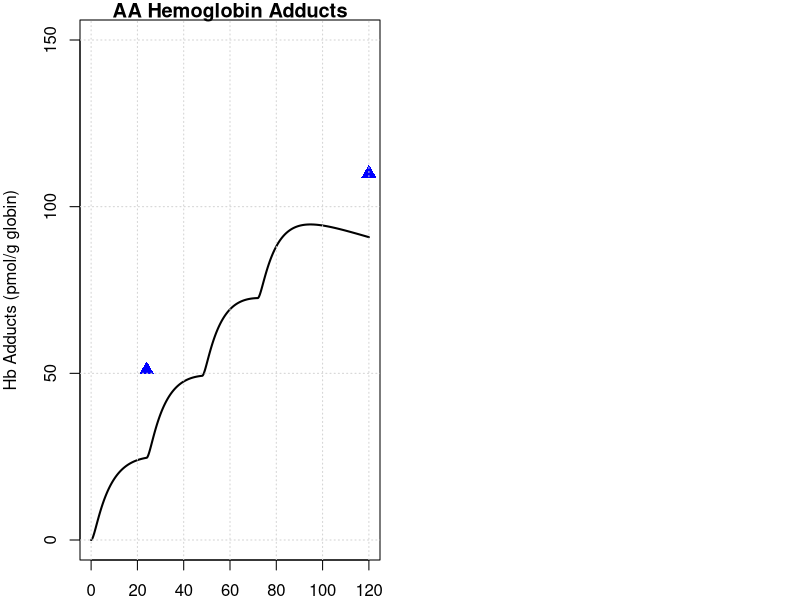

Here is the R script that generated this plot: (Note: this script raises an error after producing the figure.)
library(deSolve)
library(minpack.lm)
graphics.off()

# body weight in kg
BW = 70 
# fractions of BW
##https://journals.sagepub.com/doi/pdf/10.1177/ANIB_32_3-4
F_B = 0.079 
F_B_AB = 0.35 #fraction: arterial blood of blood volume

F_B_VB = 0.65 #fraction: venous blood of blood volume
F_Li = 0.026
F_Ki = 0.0044
F_T = 1-(F_B+F_Li+F_Ki)
# organ volumes in L
V_AB <- BW*F_B*F_B_AB 
V_VB <- BW*F_B*F_B_VB 

V_T <- BW*F_T
V_Ki <- BW*F_Ki
V_Li <- BW*F_Li

#mixed venous delay compartment volume
V_mix <- V_VB

# cardiac output in L/(kg*h)
##https://journals.sagepub.com/doi/pdf/10.1177/ANIB_32_3-4
QCC = 16        #12.5 # maybe 14 or 6.5 check?
Q_C = QCC*BW^0.75
#FQ_P = 2.5/100 Trine: We don't have a lung compartment in this model
FQ_Li = 0.255
FQ_Ki = 0.19 #total - there is also an aterial flow rate 
FQ_T = 1 -( FQ_Li + FQ_Ki) # +FQ_P) Trine: We don't have a lung compartment in this model
Q_Li <- Q_C*FQ_Li
Q_Ki <- Q_C*FQ_Ki
Q_T <- Q_C*FQ_T

MW_aa = 71   # mg/mmol
MW_ga = 87   # mg/mmol
MW_GSH = 307.32 # mg/mmol
k_0_GSH = 7   # from Sweeney paper.
MW_GSH = 307.32     # mg/mmol

# partition coefficient 
pAA_TB = .2        # Tissue::blood partition AA, Sweeney et al (2010) paper
pAA_KiB = 0.8      # Kidney::blood partition AA, Sweeney et al (2010) paper
pAA_LiB = 0.4      # liver::blood partition AA, Sweeney et al (2010) paper
# Maybe we said it earlier and these parameters are not sensitive to the model, but from which paper did you get the values of these partition coefs., 
# in the paper of Sweeney and of Li are different pAA_LiB = 0.4 and pAA_KiB = 0.8.

# reaction rate constants 
k_AAuptake = 1 #1/h

k_onAA_T = 0.028  #1/h     # we took it from Sweenney
k_onAA_B = 0.003 #0.036  #1/h # 0.036 h⁻¹ corresponds to tissue binding (KPBS1)in Sweeney, not blood
k_onAA_Li = 0.71 #1/h
k_onAA_Ki = 0.13 #1/h

# from 0.23 to 0.35
k_cl_GSH = 0.035   # 1/h   #  Reed et al. 2008 'A mathematical model of glutathione metabolism'
# doi:10.1186/1742-4682-5-8

# k_onAA_GSH = 0.55 # L/(mmol h)
# check, we do not use it any more.
k_exc_AAMA = 0.049  ## ##MK Furh et al. report on Elimination half-life of AAMA as ~17.4 h, then k_exc_AAMA=0.0398 h-1#
# 'Toxicokinetics of acrylamide in humans after ingestion of a defined dose in a test meal to improve risk assessment for acrylamide carcinogenicity'
# DOI: 10.1158/1055-9965.EPI-05-0647
# 0.049 #1/h or 0.13 # this will change the shape

# Maximum velocity for enzymatic reaction 
V_max_p450 = 0.5 * BW^0.7 #9 /MW_aa*BW^0.7  # mg/h  from Sweenney paper, checked!
# maximum rate of GA and AA conjugation with GSH (mg/(h BW^0.7))
Vmax_AA_GSH <- 22 * BW^0.7 #24*BW^0.7 # from the Sweeny  fitted   mg/h

# +++++++++++++++++++++++++++++++++++++++++++++++++++++++++++++++++
# PARAMETERS FOR GA
# +++++++++++++++++++++++++++++++++++++++++++++++++++++++++++++++++
# partition coefficient
pGA_TB = 1.35 # Have been calculated from the Doerge et al 2005 paper on TK in mice
pGA_LiB = 0.63 # Have been calculated from the Doerge et al 2005 paper on TK in mice
pGA_KiB = .3

#k_onGA_GSH = 0.8 #L/(mmol h)
k_onGA_T = 0.69        #1/h
k_onGA_B = 0.108       #1/h
k_onGA_Ki = k_onAA_T/2 #1/h
k_onGA_Li = 0.115      #1/h

k_exc_GAMA = 0.027   ##MK Furh et al. report on Elimination half-life of GAMA: ~25.1 hours, then k_exc_GAMA = 0.0276 h-1##  
# 0.077 #1/h  # or 0.027 # from sweeney # 
k_exc_GAOH = 0.077     # 1/h  # from sweeney
# (removed as no longer used) k_exc_GA <- .4         # 1/h Q_Ki*0.025

# Maximum velocity for enzymatic reaction 
V_max_EH = 20 *BW^0.7  
KM_p450 = 10.0
KM_EH = 100.0
# maximum rate of GA and AA conjugation with GSH (mg/(h BW^0.7))
Vmax_GA_GSH <- 20*BW^0.7 # from the Sweeny ( Vmax_GC2 )  fitted   mg/h

KMG1 = 100  # In Sweeney: KMG1 = 100 mg/L (human)  #50  #!Km with respect to AA for GSH conjugation mg/L (from Sweeny code) 
# Trine: This should be mg. Delete the term MW_aa
# Sweeney has this parameter for rats ans 100 mg/L why did you use this number and why divived by MW??

KMGG <- 0.1 * MW_GSH # In Sweeney: KMGG = 0.1 mM # .1/MW_GSH        # !KM with respect to GSH for AA or GA conjugation with GSH mmol/L. Trine: should be mg/L
####and that this is 307 mg/L #This comment is wrong ignore
KMG2 = 100  #!Km with respect to GA for GSH conjugation mM. Trine: This should be mg. Delete the term MW_aa
# The same comment as for KMG1

# from the code, not from paper
KPT_Li = 0.015    # !'protein turnover rate in liver'# this is confimred in the exp. values of Sweeney
KPT_Ki = 0.013    # !'protein turnover rate in kidney'# 1/h this is 0.012 in Sweeney, I guess its not much of difference
#KPTR   = 1        # !'protein turnover rate in rpt'# this is 0.012 in Li et.al
KPTS   = 0.0039   # !'protein turnover rate in spt'# and this they have it 0.0051 Sweeney and Li 0.0012 refering to Sweeney
KPTRB  = 0.00035  # (correct by Maria)    # !'protein turnover rate in rbc'# how did we get that?
KPTPL  = 0.012    # !'protein turnover rate in plasma'# Sweeney has 0.012 for this value

kpb_Li = 0.1    #!protein binding in liver
kpbk_ki = 0.08   #!protein binding in kidney
kpbr1 = 0.08  # !protein binding in rpt
kpbs1 = 0.08   #!protein binding in spt
kpbrb1 = 0.01 # !protein binding in rbc (hemoglobin binding)
kpbpl1 = 0.01   #!protein binding in plasma 
reactratio = 2.0  #!reactivity ratio with protein, AA/GA
kpb_Li_2 = kpb_Li/reactratio    #!protein binding in liver
kpbk2 = kpbk_ki/reactratio    #!protein binding in kidney
kpbr2 = kpbr1/reactratio    #!protein binding in rpt
kpbs2 = kpbs1/reactratio    #!protein binding in spt
kpbrb2 = kpbrb1/reactratio  #!protein binding in rbc (hemoglobin binding)
kpbpl2 = kpbpl1/reactratio  #!protein binding in plasma 

# +++++++++++++++++++++++++++++++++++++++++++++++++++++++++++++++++
# CORRECTED HB ADDUCT PARAMETERS
# +++++++++++++++++++++++++++++++++++++++++++++++++++++++++++++++++

# 1. Total Globin Calculation (Standard Reference Man)
# Hb concentration ~150 mg/mL (or g/L). Blood Volume ~5 L.
#Total_Globin_mg <- 150 * 5000 # = 750,000 mg

# 2. Formation Constants (L/h)
# Literature k_val = 7500 fmol / (mg_globin * mM_AA * h)
# Conversion logic: K (L/h) = k_val * Total_Globin * 1e-12
#K_FORM_AA_VAL <- 7500 * Total_Globin_mg * 1e-12  # Result: ~0.0056 L/h
K_FORM_AA_VAL =  7500  # !fmol AA-val/mg globin per mM AA-hr

# Literature k_val_GA = 34000 fmol / (mg_globin * mM_GA * h)
#K_FORM_GA_VAL <- 34000 * Total_Globin_mg * 1e-12 # Result: ~0.0255 L/h
K_FORM_GA_VAL <- 34000 # fmol GA-val/mg globin per mM GA-hr

# 3. Removal Constants (1/h)
# Adducts are removed with RBC turnover (Lifespan ~120 days)
# Should match KPTRB (Protein turnover in RBC)
#K_REM_AA_VAL <- KPTRB # 0.00035
K_REM_AA_VAL <- 0.00231 #AA-val adducts from RBC per hr
K_REM_GA_VAL <- 0.00231 #AA-val adducts from RBC per hr





# +++++++++++++++++++++++++++++++++++++++++++++++++++++++++++++++++
# create list of parameter
# +++++++++++++++++++++++++++++++++++++++++++++++++++++++++++++++++
params <- unlist(c(data.frame(pAA_TB, pAA_LiB, pAA_KiB,
                              pGA_TB, pGA_LiB, pGA_KiB,
                              k_onAA_T, k_onAA_B, k_onAA_Li,  k_onAA_Ki,
                              k_onGA_T, k_onGA_B, k_onGA_Li, k_onGA_Ki, 
                              k_exc_AAMA, k_exc_GAMA,
                              k_cl_GSH, V_max_p450, KM_p450, V_max_EH, KM_EH,
                              k_AAuptake)
))
yini <- c(m_AA_AB = 0.0, m_GA_AB = 0.0,      
          m_AA_VB = 0.0, m_GA_VB = 0.0,
          m_AA_mix = 0.0,   # AA amount in mixed venous delay compartment (mg)
          m_AA_Ki = 0.0, m_GA_Ki = 0.0, m_AA_dose = 0 ,
          m_AA_Li = 0.0, m_AAMA = 0.0, 
          m_GA_Li = 0.0, a_pb_GA_Li = 0.0,
          m_GAMA  = 0.0,       
          m_GSH_Li = k_0_GSH * V_Li * MW_GSH, 
          m_AA_T = 0.0, m_GA_T = 0.0,
          m_GAOH = 0.0, 
          a_pb_AA_Ki = 0,  a_pb_AA_Li = 0,
          a_pb_GA_Ki = 0, a_pb_AA_T = 0, 
          a_pb_GA_T = 0,
          a_pb_GA_B = 0,
          m_AA_Hb = 0.0,   # <-- AA-hemoglobin adduct (fmol adducts per mg globin)
          m_GA_Hb = 0.0    # <-- GA-hemoglobin adduct (fmol adducts per mg globin)
)
# ++++++++++++++++++++++++++++++++++++++++++++++++++++++++++++++++++
# PBPK model for Acrylamide (AA) with GA and mass-balance diagnostics
# ++++++++++++++++++++++++++++++++++++++++++++++++++++++++++++++++++
PBPKmodelAA <- function(t, state, parameter) {
  with(as.list(c(t, state, parameter)), {
    
    #----#---#  Model for AA  #---#---#
    # concentrations blood in the organs in mg/L
    c_AA_AB <- m_AA_AB / V_AB
    c_AA_VB <- m_AA_VB / V_VB
    c_AA_mix <- m_AA_mix / V_mix   # mixed compartment
    c_AA_T  <- m_AA_T  / V_T
    c_AA_Li <- m_AA_Li / V_Li   
    c_AA_Ki <- m_AA_Ki / V_Ki
    
    c_GSH_Li <- m_GSH_Li / V_Li
    
    # units checked -> mg/h
    dm_AA_dose <- - k_AAuptake * m_AA_dose
    
    # Blood
    # units checked -> mg/h
    # Arterial blood
    dm_AA_AB <- Q_C * (c_AA_VB - c_AA_AB) - k_onAA_B * c_AA_AB * V_AB
    
    # Mixed venous delay compartment: receives tissue outflows
    dm_AA_mix <- Q_T  * (c_AA_T  / pAA_TB) +
      Q_Li * (c_AA_Li / pAA_LiB) +
      Q_Ki * (c_AA_Ki / pAA_KiB) -
      Q_C  * c_AA_mix
    
    # Venous blood: receives flow from mixed compartment
    dm_AA_VB <- Q_C * (c_AA_mix - c_AA_VB) - k_onAA_B * c_AA_VB * V_VB
    
    # !terminal valine hemoglobin adducts
    # we define m_AA_Hb in unit as "fmol adducts per mg globin"
    dm_AA_Hb <- K_FORM_AA_VAL * (c_AA_VB / MW_aa) - K_REM_AA_VAL * m_AA_Hb
    
    
    
    
    # Kidney
    dm_AA_Ki <- Q_Ki * c_AA_AB - Q_Ki * (c_AA_Ki / pAA_KiB) - k_onAA_Ki * m_AA_Ki
    # protein turnover AA in Kidney
    da_pb_AA_Ki <- kpbk_ki * m_AA_Ki - a_pb_AA_Ki * KPT_Ki
    
    # liver metabolism (AA -> GA via P450 and AA -> AAMA via GSH conjugation)
    metAA_GSH  <- Vmax_AA_GSH * c_AA_Li * c_GSH_Li / ((KMG1 + c_AA_Li) * (KMGG + c_GSH_Li))
    metAA_P450 <- V_max_p450 * c_AA_Li / (KM_p450 + c_AA_Li)
    
    # Liver mass balance for AA
    dm_AA_Li <- Q_Li * (c_AA_AB - c_AA_Li / pAA_LiB) + k_AAuptake * m_AA_dose -
      k_onAA_Li * m_AA_Li - metAA_P450 - metAA_GSH
    # protein turnover AA in Liver
    da_pb_AA_Li <- kpb_Li * m_AA_Li - a_pb_AA_Li * KPT_Li
    
    # Tissue
    dm_AA_T <- Q_T * (c_AA_AB - c_AA_T / pAA_TB) - k_onAA_T * m_AA_T
    # protein turnover AA in Tissue
    da_pb_AA_T <- kpbs1 * m_AA_T - a_pb_AA_T * KPTS
    
    # Urine / metabolite AAMA (from AA via GSH conjugation)
    dm_AAMA <- metAA_GSH - m_AAMA * k_exc_AAMA
    
    
    ########################################################################################
    #-GA-#-GA-#  Model for GA  #-GA-#-GA-#    
    # concentrations blood in the organs in mg/L
    c_GA_AB <- m_GA_AB / V_AB
    c_GA_VB <- m_GA_VB / V_VB
    c_GA_T  <- m_GA_T  / V_T
    c_GA_Li <- m_GA_Li / V_Li
    c_GA_Ki <- m_GA_Ki / V_Ki
    
    # Blood
    dm_GA_AB <- Q_C * (c_GA_VB - c_GA_AB) - k_onGA_B * m_GA_AB
    dm_GA_VB <- Q_T * (c_GA_T / pGA_TB) + Q_Li * (c_GA_Li / pGA_LiB) + Q_Ki * (c_GA_Ki / pGA_KiB) -
      Q_C * c_GA_VB - k_onGA_B * m_GA_VB
    
    # overall turnover / bound pool in blood (diagnostic of binding turnover)
    da_pb_GA_B <- k_onGA_B * c_GA_AB - a_pb_GA_B * KPTRB + Q_C * (c_GA_VB - c_GA_AB)
    
    # hemoglobin
    dm_GA_Hb <- K_FORM_GA_VAL * c_GA_VB - K_REM_GA_VAL * m_GA_Hb
    
    
    # Kidney
    dm_GA_Ki <- Q_Ki * c_GA_AB - Q_Ki * (c_GA_Ki / pGA_KiB) - k_onGA_Ki * m_GA_Ki
    da_pb_GA_Ki <- kpbk_ki * m_GA_Ki - a_pb_GA_Ki * KPT_Ki
    
    # Liver metabolism for GA (and formation from AA via p450)
    metGA_GSH <- Vmax_GA_GSH * c_GSH_Li * c_GA_Li / ((c_GA_Li + KMG2) * (c_GSH_Li + KMGG))
    metGA_EH  <- V_max_EH  * c_GA_Li / (KM_EH + c_GA_Li)
    
    dm_GA_Li <- Q_Li * (c_GA_AB - c_GA_Li / pGA_LiB) - k_onGA_Li * m_GA_Li +
      metAA_P450 - metGA_GSH - metGA_EH
    # protein turnover GA in Liver
    da_pb_GA_Li <- kpb_Li_2 * m_GA_Li - a_pb_GA_Li * KPT_Li
    
    # GA metabolites (excretable)
    dm_GAMA  <- metGA_GSH - m_GAMA * k_exc_GAMA
    dm_GAOH  <- metGA_EH  - m_GAOH * k_exc_GAOH
    
    # Tissue
    dm_GA_T <- Q_T * (c_GA_AB - c_GA_T / pGA_TB) - k_onGA_T * m_GA_T
    da_pb_GA_T <- kpbs2 * m_GA_T - a_pb_GA_T * KPTS
    
    # GSH pool in liver (consumed by both AA and GA conjugation) # correction of the eqs.
    # earlier eq. 'production − clearance − consumption' 
    #This eq. 'GSH self-corrects to baseline, matches physiology, from Sweeney
    dm_GSH_Li <- k_cl_GSH * (k_0_GSH * V_Li * MW_GSH - m_GSH_Li) - metAA_GSH - metGA_GSH
    
    
    
    
    # -------------------------------------------------------------------------
    # Mass-balance diagnostics (do not change dynamics; returned as named outputs)
    # Total mass pools (AA, GA, and combined AA+GA + metabolites)
    total_AA_mass <- m_AA_AB + m_AA_VB + m_AA_T + m_AA_Li + m_AA_Ki + m_AAMA
    total_GA_mass <- m_GA_AB + m_GA_VB + m_GA_T + m_GA_Li + m_GA_Ki + m_GAMA + m_GAOH
    
    # Rate of change of total AA (sum of AA derivatives)
    dm_total_AA <- dm_AA_dose + dm_AA_AB + dm_AA_VB + dm_AA_T + dm_AA_Li + dm_AA_Ki + dm_AAMA
    # Rate of change of total GA (sum of GA derivatives)
    dm_total_GA <- dm_GA_AB + dm_GA_VB + dm_GA_T + dm_GA_Li + dm_GA_Ki + dm_GAMA + dm_GAOH
    
    # Combined pool derivative (AA + GA + excretable metabolites)
    combined_deriv <- dm_total_AA + dm_total_GA
    
    # Total excretion (rate at which mass leaves the modeled system)
    total_excretion_rate <- m_AAMA * k_exc_AAMA + m_GAMA * k_exc_GAMA + m_GAOH * k_exc_GAOH
    
    # For perfect mass conservation: combined_deriv + total_excretion_rate should be ~ 0
    # (because conversions AA->GA are internal transfers; only excretion removes mass)
    mass_balance_residual <- combined_deriv + total_excretion_rate
    
    # Flow/volume diagnostics
    flow_residual <- Q_C - (Q_T + Q_Li + Q_Ki)   # if non-zero, flows don't sum to cardiac output
    volume_sum    <- V_AB + V_VB + V_T + V_Li + V_Ki  # check if sum matches expected total blood/tissue volume
    
    # -------------------------------------------------------------------------
    # Return: first element must be vector of derivatives (in the same order as `state`)
    derivs <- c(
      dm_AA_AB,    dm_GA_AB,   
      dm_AA_VB,    dm_GA_VB,
      dm_AA_mix,
      dm_AA_Ki,    dm_GA_Ki,   dm_AA_dose,
      dm_AA_Li,    dm_AAMA,
      dm_GA_Li,    da_pb_GA_Li, dm_GAMA,
      dm_GSH_Li,   dm_AA_T,     dm_GA_T,
      dm_GAOH,
      da_pb_AA_Ki, da_pb_AA_Li,
      da_pb_GA_Ki, da_pb_AA_T, 
      da_pb_GA_T,
      da_pb_GA_B,
      dm_AA_Hb ,   # <-- AA-hemoglobin adduct
      dm_GA_Hb     # <-- GA-hemoglobin adduct
    )
    
    # Named diagnostics returned as additional items (deSolve will include them in output)
    return(list(
      derivs,
      total_AA_mass = total_AA_mass,
      total_GA_mass = total_GA_mass,
      combined_total_mass = total_AA_mass + total_GA_mass,
      dm_total_AA = dm_total_AA,
      dm_total_GA = dm_total_GA,
      combined_deriv = combined_deriv,
      total_excretion_rate = total_excretion_rate,
      mass_balance_residual = mass_balance_residual,
      flow_residual = flow_residual,
      volume_sum = volume_sum
    ))
  })
}
PBPKmodelAA <- compiler::cmpfun(PBPKmodelAA)

# ++++++++++++++++++++++++++++++++++++++++++++++++++++++++++++++++++
# manual readout from Vikstrom 2011 InVitroAcrylamide
# ++++++++++++++++++++++++++++++++++++++++++++++++++++++++++++++++++

n_days = 5  # simulate for 5 days
times <- seq(from = 0, to = n_days * 24   , by = 0.1)
diet <- data.frame(var = "m_AA_dose", method = "add",   #  24* c(0:(n_days/2))
                   time = c(0, 24, 48, 72 ),  value = 11 *BW /1000 ) #  0.5 *BW /1000   # dose of 0.05 microg/kg bw
out <- ode(y = yini, times = times, func = PBPKmodelAA, parms = params, events = list(data = diet))

# Calculate Unit Conversion Factor: mg (model) -> pmol/g globin (y-axis)
#Total_Globin_mg <- 150 * 5000 # = 750,000 mg
# Factor = (1e9 pmol/mmol) / (MW_aa_mg/mmol * Total_Globin_g)
#Total_Globin_g <- Total_Globin_mg / 1000 # 750 g
#conv_factor_AA <- 1e9 / (MW_aa * Total_Globin_g) 
#conv_factor_GA <- 1e9 / (MW_ga * Total_Globin_g)

#plot(out[,"time"], out[,"m_AA_Hb"], type="l")

#summary(out[, "m_AA_Hb"])
#colnames(out)

par(mfrow=c(1,2),mar=c(2,4,1,1))
# plot for hemoglobin adducts AA 
plot(out[,'time'], 
     out[,'m_AA_Hb'], # * conv_factor_AA ,  # 6.53×10^6
     type = 'l', lwd=2,  xlab = 'Time (hours)',    ylab = 'Hb Adducts (pmol/g globin)', 
     main = 'AA Hemoglobin Adducts',    ylim = c(0, 150)) # Adjusted ylim to typical range (0-150)
# Add reference points (ensure these values are also in pmol/g globin)
points(c(24, 120), c(51, 110), col="blue", cex = 1.5, pch = 17) ; grid()

plot(out[,'time'],
     cumsum( out[,'m_AA_Hb'] * conv_factor_AA ),
     type = 'l',xlab = '', ylab = 'hemoglobin adducts', 
     ylim = c(0, 5*max(out[,'m_AA_Hb']) )* 6.53 * 10^6 ); grid()
points(  c(24, 120), c( 51, 110 )  , col="blue",cex = 1.5, pch = 17)













cat('Press ENTER to plot more:............'); plot(out)


yobs_urine <- data.frame(
  time = c(0.0, 3.9, 8.3, 14, 19.5, 28, 37, 45.9),
  AAMA = c(0.0/1000000, 32.8/1000000, 69.5/1000000, 42.8/1000000, 45.2/1000000, 24.5/1000000, 15/1000000, 7/1000000)*234.28, #https://pubchem.ncbi.nlm.nih.gov/compound/N-Acetyl-S-_2-carbamoylethyl_-L-cysteine
  GAMA = c(0.0, 2.15*1e-6, 3.66*1e-6, 4.38*1e-6, 6.57*1e-6, 5.26*1e-6, 3.50*1e-6, 3.0*1e-6)*250.27
)


# plot for AAMA in urinary
par(mfrow=c(3,2),mar=c(2,4,.5,.5))
plot(out[,'time'], out[,'m_AAMA']   ,type = 'l',xlab = 'time', ylab = 'aama', ylim = c(0,.02) )
points(yobs_urine$time, yobs_urine$AAMA , col="blue", lwd = 4) ; grid()
time_points_measure_unrine = c(1, 40, 84, 141, 196, 280 , 371, 460)
tamtam = out[,'m_AAMA'][time_points_measure_unrine ]
plot(yobs_urine$time, cumsum( tamtam ),type = 'l', ylab = 'aama', ylim = c(0,.08), xlab = 'time' ); grid()
points(yobs_urine$time, cumsum(yobs_urine$AAMA) , col="blue", lwd = 4)

# plot for GAMA 
plot(out[,'time'], out[,'m_GAMA']  ,type = 'l',xlab = '', ylab = 'GAMA', ylim = c(0,.002) )
points(yobs_urine$time, yobs_urine$GAMA , col="blue", cex = 1.5, pch = 17); grid()
time_points_measure_unrine = c(1, 40, 84, 141, 196, 280 , 371, 460)
tamtam = out[,'m_GAMA'][time_points_measure_unrine ]
plot(yobs_urine$time, cumsum( tamtam ),type = 'l',xlab = '', ylab = 'GAMA', ylim = c(0,.01) ); grid()
points(yobs_urine$time, cumsum(yobs_urine$GAMA) , col="blue",cex = 1.5, pch = 17)
